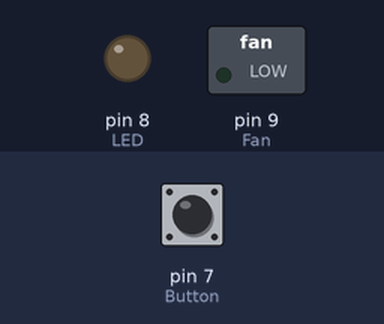
Bench run of a sketch on a simulated Arduino Uno, built with avr-gcc and run on an emulated ATmega328P. Parts: switched loads named in the sketch (green lamp = pin HIGH), output pins drawn as LEDs (lit = HIGH). Dashed ring = blinking. Inputs (shaded band) come from the test bench; at power-on: pin 7 (Button) LOW.

Above: at 1.2 s.
1.3 s: pin 7 (Button) pulled HIGH for 3.2 s
At 2.1 s:
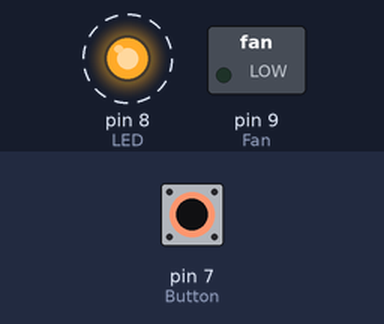
6.0 s: pin 7 (Button) pulled HIGH for 0.15 s
At 7.6 s:
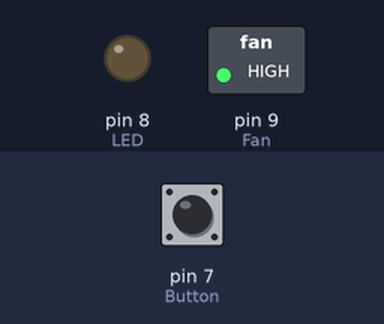
8.5 s: pin 7 (Button) pulled HIGH for 1 s
At 8.8 s:
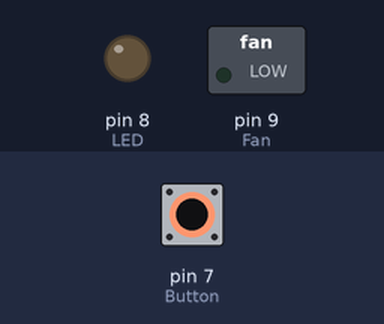
Timing chart, 0 to 11.5 s (numbered marks = the images above; inputs shaded):
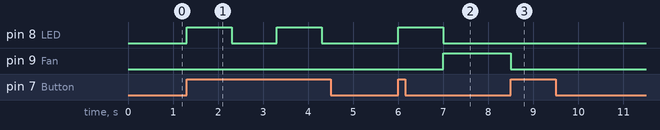

Measured:
- after the input at 1.3 s, pin 8 (LED): alternates HIGH for 1.0 s and LOW for 1.0 s, starting at once
- after the input at 6.0 s, pin 8 (LED): LOW → HIGH at once, → LOW 1.0 s later; pin 9 (Fan): LOW → HIGH after 1.0 s
- after the input at 8.5 s, pin 9 (Fan): HIGH → LOW at once

The sketch:

job11.ino
```cpp
int buttonState;
int fanState;

void setup() {
  pinMode(7, INPUT); //Button
  pinMode(8, OUTPUT); //LED
  pinMode(9, OUTPUT); //Fan
  fanState = LOW;
}

void loop() {
  buttonState = digitalRead(7);
  if (buttonState == HIGH && fanState == LOW) {
    digitalWrite(8, HIGH);
    delay(1000);
    digitalWrite(8, LOW);
    fanState = HIGH;
    digitalWrite(9, HIGH);
  }
  buttonState = digitalRead(7);
  if (buttonState == HIGH && fanState == HIGH) {
    digitalWrite(9, LOW);
    fanState = LOW;
    delay(1000);
  }
}
```
